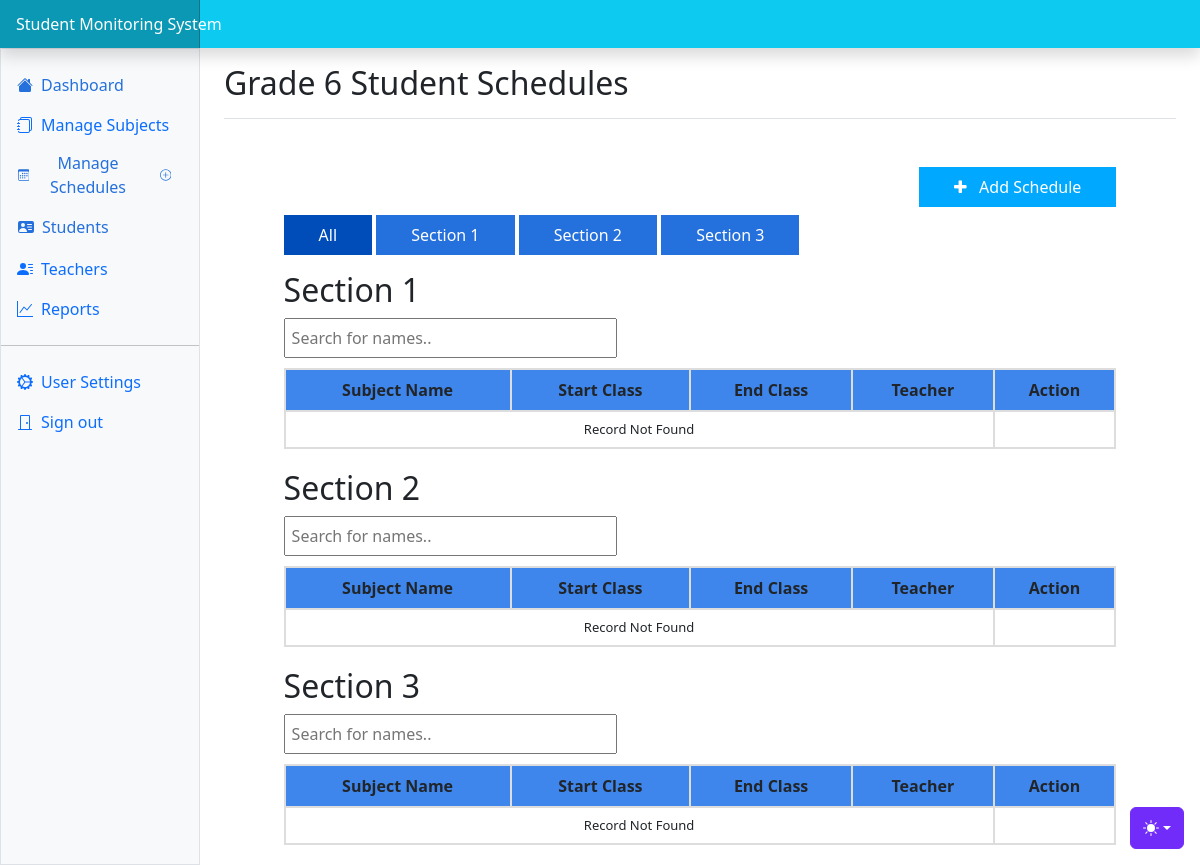
The app's page /attendance/admin/schedules/grade6Students.php (signed in), older data.
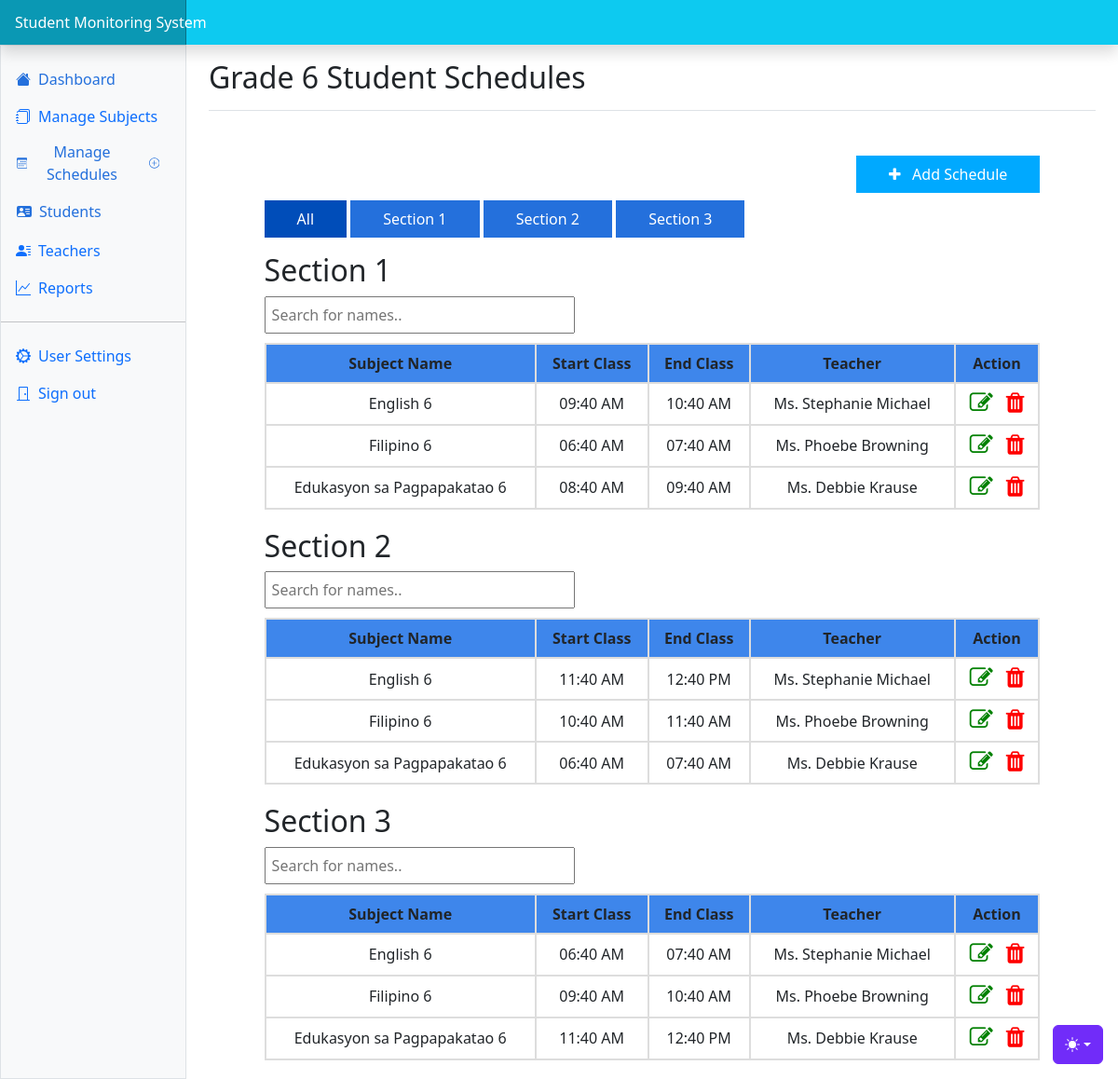
The same page, newer data.
### tables this page shows
CREATE TABLE `schedules` (
  `schedule_id` int(11) NOT NULL,
  `start_class` time NOT NULL,
  `end_class` time NOT NULL,
  `grade_id` int(11) NOT NULL,
  `section_id` int(11) NOT NULL,
  `subject_id` int(11) NOT NULL,
  `teacher_id` int(11) NOT NULL
);

CREATE TABLE `subject` (
  `subject_id` int(11) NOT NULL,
  `subject` varchar(200) NOT NULL,
  `grade_id` int(10) NOT NULL
);

CREATE TABLE `teachers` (
  `teacher_id` int(11) NOT NULL,
  `courtesy` varchar(2555) NOT NULL,
  `name` varchar(200) NOT NULL,
  `contact` varchar(200) NOT NULL,
  `username` varchar(200) NOT NULL,
  `password` varchar(200) NOT NULL,
  `subject_id` int(20) NOT NULL,
  `grade_id` int(20) NOT NULL,
  `image` varchar(200) NOT NULL,
  `status` varchar(200) NOT NULL DEFAULT 'Offline'
);

### attendance/admin/schedules/grade6Students.php (the view, shortened to what the changed rows need)
<!doctype html>
<html lang="en" data-bs-theme="auto">
  <head><script src="../assets/js/color-modes.js"></script>
    <link rel="stylesheet" href="https://cdn.jsdelivr.net/npm/@docsearch/css@3">
<link href="../assets/dist/css/bootstrap.min.css" rel="stylesheet">
<link rel="stylesheet" href="https://cdnjs.cloudflare.com/ajax/libs/font-awesome/4.7.0/css/font-awesome.min.css">
    <link href="https://cdn.jsdelivr.net/npm/bootstrap-icons@1.10.5/font/bootstrap-icons.min.css" rel="stylesheet">
    <link href="../admin_resource/dashboard.css" rel="stylesheet">
  </head>
  <body>
<div class="container-fluid">
  <div class="row">
    <main class="col-md-9 ms-sm-auto col-lg-10 px-md-4">
      <div class="d-flex justify-content-between flex-wrap flex-md-nowrap align-items-center pt-3 pb-2 mb-3 border-bottom">
        <h1 class="h2">Grade 6 Student Schedules</h1>
      </div>
      <div  class="container mt-5" style="width: 90%;">
      <br><br>
        <div class="section mt-3" data-category="category1">
            <h2>Section 1</h2>
            <table id="myTable">
                <thead>
                    <tr>
                        <th>Subject Name</th>
                        <th>Start Class</th>
                        <th>End Class</th>
                        <th>Teacher</th>
                        <th>Action</th>
                    </tr>
                </thead>
                <tbody>
                <?php
                  require '../db_connection.php';
                  $query = mysqli_query($conn, "SELECT
                      sc.schedule_id,
                      TIME_FORMAT(sc.start_class, '%h:%i %p') AS start_class,
                      TIME_FORMAT(sc.end_class, '%h:%i %p') AS end_class,
                      su.subject,
                      se.section,
                      tch.*,
                      g.grade
                  FROM
                      schedules sc
                  INNER JOIN
                      subject su ON sc.subject_id = su.subject_id
                  INNER JOIN
                      sections se ON sc.section_id = se.section_id
                  INNER JOIN
                      teachers tch ON sc.teacher_id = tch.teacher_id
                  INNER JOIN
                      grade g ON tch.grade_id = g.grade_id where sc.grade_id=6 && sc.section_id=1;") or die(mysqli_error());
                  $row = mysqli_num_rows($query);
                  if ($row > 0) {
                      while ($row = mysqli_fetch_array($query)) {
                          $subject = $row["subject"];
                          $start = $row["start_class"];
                          $end = $row["end_class"];
                          $name = $row["name"];
                          $title = $row["courtesy"];
                  ?>
                          <tr>
                              <td><?php echo $subject; ?></td>
                              <td><?php echo $start; ?></td>
                              <td><?php echo $end; ?></td>
                              <td><?php echo $title; ?> <?php echo $name; ?></td>
                              <td><a data-id='<?php echo $row['schedule_id']; ?>' class="button-edit"><i class="fa fa-edit icons" style="cursor:pointer; color:green; font-size:25px;"></i></a>
                        <a data-id='<?php echo $row['schedule_id']; ?>' class="button-delete"><i class="fa fa-trash icons" style="cursor:pointer; color:red; font-size:25px; margin-left:10px;"></i></a>
                        </td>
                          </tr>
                  <?php
                      }
                  } else {
                      echo '
                          <tr style="font-size:13px">
                              <td colspan = "4"><center>Record Not Found</center></td>
                          </tr>';
                  }
                  ?>
                </tbody>
            </table>
        </div>
        <div class="section mt-3" data-category="category2">
            <h2>Section 2</h2>
            <table id="myTable">
                <thead>
                    <tr>
                        <th>Subject Name</th>
                        <th>Start Class</th>
                        <th>End Class</th>
                        <th>Teacher</th>
                        <th>Action</th>
                    </tr>
                </thead>
                <tbody>
                <?php
                  require '../db_connection.php';
                  $query = mysqli_query($conn, "SELECT
                      sc.schedule_id,
                      TIME_FORMAT(sc.start_class, '%h:%i %p') AS start_class,
                      TIME_FORMAT(sc.end_class, '%h:%i %p') AS end_class,
                      su.subject,
                      se.section,
                      tch.*,
                      g.grade
                  FROM
                      schedules sc
                  INNER JOIN
                      subject su ON sc.subject_id = su.subject_id
                  INNER JOIN
                      sections se ON sc.section_id = se.section_id
                  INNER JOIN
                      teachers tch ON sc.teacher_id = tch.teacher_id
                  INNER JOIN
                      grade g ON tch.grade_id = g.grade_id where sc.grade_id=6 && sc.section_id=2;") or die(mysqli_error());
                  $row = mysqli_num_rows($query);
                  if ($row > 0) {
                      while ($row = mysqli_fetch_array($query)) {
                          $subject = $row["subject"];
                          $start = $row["start_class"];
                          $end = $row["end_class"];
                          $name = $row["name"];
                          $title = $row["courtesy"];
                  ?>
                          <tr>
                              <td><?php echo $subject; ?></td>
                              <td><?php echo $start; ?></td>
                              <td><?php echo $end; ?></td>
                              <td><?php echo $title; ?> <?php echo $name; ?></td>
                              <td><a data-id='<?php echo $row['schedule_id']; ?>' class="button-edit"><i class="fa fa-edit icons" style="cursor:pointer; color:green; font-size:25px;"></i></a>
                        <a data-id='<?php echo $row['schedule_id']; ?>' class="button-delete"><i class="fa fa-trash icons" style="cursor:pointer; color:red; font-size:25px; margin-left:10px;"></i></a>
                        </td>
                          </tr>
                  <?php
                      }
                  } else {
                      echo '
                          <tr style="font-size:13px">
                              <td colspan = "4"><center>Record Not Found</center></td>
                          </tr>';
                  }
                  ?>
                </tbody>
            </table>
        </div>
        <div class="section mt-3" data-category="category3">
            <h2>Section 3</h2>
            <table id="myTable">
                <thead>
                    <tr>
                        <th>Subject Name</th>
                        <th>Start Class</th>
                        <th>End Class</th>
                        <th>Teacher</th>
                        <th>Action</th>
                    </tr>
                </thead>
                <tbody>
                <?php
                  require '../db_connection.php';
                  $query = mysqli_query($conn, "SELECT
                      sc.schedule_id,
                      TIME_FORMAT(sc.start_class, '%h:%i %p') AS start_class,
                      TIME_FORMAT(sc.end_class, '%h:%i %p') AS end_class,
                      su.subject,
                      se.section,
                      tch.*,
                      g.grade
                  FROM
                      schedules sc
                  INNER JOIN
                      subject su ON sc.subject_id = su.subject_id
                  INNER JOIN
                      sections se ON sc.section_id = se.section_id
                  INNER JOIN
                      teachers tch ON sc.teacher_id = tch.teacher_id
                  INNER JOIN
                      grade g ON tch.grade_id = g.grade_id where sc.grade_id=6 && sc.section_id=3;") or die(mysqli_error());
                  $row = mysqli_num_rows($query);
                  if ($row > 0) {
                      while ($row = mysqli_fetch_array($query)) {
                          $subject = $row["subject"];
                          $start = $row["start_class"];
                          $end = $row["end_class"];
                          $name = $row["name"];
                          $title = $row["courtesy"];
                  ?>
                          <tr>
                              <td><?php echo $subject; ?></td>
                              <td><?php echo $start; ?></td>
                              <td><?php echo $end; ?></td>
                              <td><?php echo $title; ?> <?php echo $name; ?></td>
                              <td><a data-id='<?php echo $row['schedule_id']; ?>' class="button-edit"><i class="fa fa-edit icons" style="cursor:pointer; color:green; font-size:25px;"></i></a>
                        <a data-id='<?php echo $row['schedule_id']; ?>' class="button-delete"><i class="fa fa-trash icons" style="cursor:pointer; color:red; font-size:25px; margin-left:10px;"></i></a>
                        </td>
                          </tr>
                  <?php
                      }
                  } else {
                      echo '
                          <tr style="font-size:13px">
                              <td colspan = "4"><center>Record Not Found</center></td>
                          </tr>';
                  }
                  ?>
                </tbody>
            </table>
        </div>
      </div>
    </main>
  </div>
</div>
    <script src="https://cdn.jsdelivr.net/npm/chart.js@4.3.2/dist/chart.umd.js"></script><script src="dashboard.js"></script></body>
    </html>

Row changes from the older to the newer data that the page shows:
added schedules: subject.subject "English 6", start "09:40 AM", end "10:40 AM", teacher.courtesy "Ms.", teacher.name "Stephanie Michael", shown under "Section 1"
added schedules: subject.subject "Filipino 6", start "06:40 AM", end "07:40 AM", teacher.courtesy "Ms.", teacher.name "Phoebe Browning", shown under "Section 1"
added schedules: subject.subject "Edukasyon sa Pagpapakatao 6", start "08:40 AM", end "09:40 AM", teacher.courtesy "Ms.", teacher.name "Debbie Krause", shown under "Section 1"
added schedules: subject.subject "English 6", start "11:40 AM", end "12:40 PM", teacher.courtesy "Ms.", teacher.name "Stephanie Michael", shown under "Section 2"
added schedules: subject.subject "Filipino 6", start "10:40 AM", end "11:40 AM", teacher.courtesy "Ms.", teacher.name "Phoebe Browning", shown under "Section 2"
added schedules: subject.subject "Edukasyon sa Pagpapakatao 6", start "06:40 AM", end "07:40 AM", teacher.courtesy "Ms.", teacher.name "Debbie Krause", shown under "Section 2"
added schedules: subject.subject "English 6", start "06:40 AM", end "07:40 AM", teacher.courtesy "Ms.", teacher.name "Stephanie Michael", shown under "Section 3"
added schedules: subject.subject "Filipino 6", start "09:40 AM", end "10:40 AM", teacher.courtesy "Ms.", teacher.name "Phoebe Browning", shown under "Section 3"
added schedules: subject.subject "Edukasyon sa Pagpapakatao 6", start "11:40 AM", end "12:40 PM", teacher.courtesy "Ms.", teacher.name "Debbie Krause", shown under "Section 3"
Text that changed along with them:
text no longer shown: "Record Not Found Record Not Found Record Not Found"
